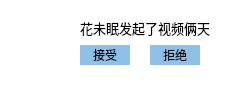
<?xml version="1.0" encoding="UTF-8"?>
<ui version="4.0">
 <class>VideoCallRequestDialog</class>
 <widget class="QWidget" name="VideoCallRequestDialog">
  <property name="geometry">
   <rect>
    <x>0</x>
    <y>0</y>
    <width>240</width>
    <height>88</height>
   </rect>
  </property>
  <property name="windowTitle">
   <string>VideoCallRequestDialog</string>
  </property>
  <property name="styleSheet">
   <string notr="true">border: 0px;
background-color: #ffffff;</string>
  </property>
  <widget class="QLabel" name="m_msgLabel">
   <property name="geometry">
    <rect>
     <x>80</x>
     <y>18</y>
     <width>150</width>
     <height>20</height>
    </rect>
   </property>
   <property name="font">
    <font>
     <pointsize>10</pointsize>
    </font>
   </property>
   <property name="text">
    <string>花未眠发起了视频俩天</string>
   </property>
  </widget>
  <widget class="QLabel" name="m_avatarLabel">
   <property name="geometry">
    <rect>
     <x>20</x>
     <y>20</y>
     <width>45</width>
     <height>45</height>
    </rect>
   </property>
   <property name="text">
    <string/>
   </property>
   <property name="pixmap">
    <pixmap resource="../res/res.qrc">:/img/avatar.jpg</pixmap>
   </property>
   <property name="scaledContents">
    <bool>true</bool>
   </property>
  </widget>
  <widget class="QPushButton" name="m_acceptPushButton">
   <property name="geometry">
    <rect>
     <x>80</x>
     <y>45</y>
     <width>50</width>
     <height>20</height>
    </rect>
   </property>
   <property name="styleSheet">
    <string notr="true">background-color: #8fc0e7;</string>
   </property>
   <property name="text">
    <string>接受</string>
   </property>
  </widget>
  <widget class="QPushButton" name="m_rejectPushButton">
   <property name="geometry">
    <rect>
     <x>150</x>
     <y>45</y>
     <width>50</width>
     <height>20</height>
    </rect>
   </property>
   <property name="styleSheet">
    <string notr="true">background-color: #8fc0e7;</string>
   </property>
   <property name="text">
    <string>拒绝</string>
   </property>
  </widget>
 </widget>
 <resources>
  <include location="../res/res.qrc"/>
 </resources>
 <connections/>
</ui>
